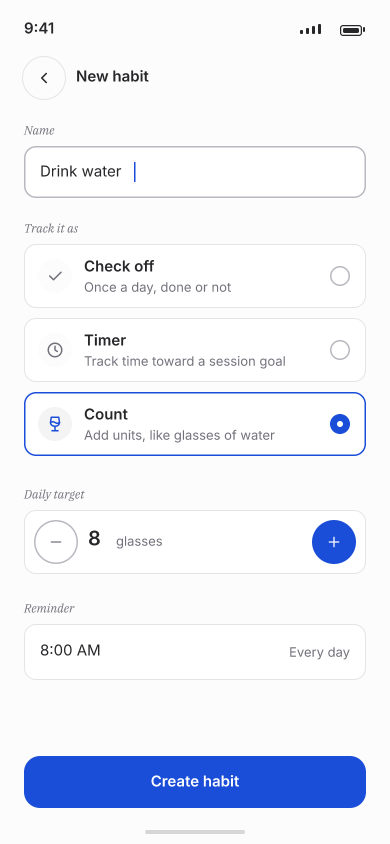
#> input picture design/archive/renders/05-new-habit-light.png, 780 x 1688 px, found by its file name (shown at 1/2 size)
$ python m15.py
#> lines starting #> are read from the running program, lines starting #| are printed output that depends on the picture; after the words box and inside, x2 and y2 are one past the last pixel; in counts of white or black regions, pixels touching at a corner belong together
from PIL import Image
import numpy as np
base = 'D:/Apps/projects/habit_tracker/design/renders/'
im = np.array(Image.open(base + '05-new-habit-light.png').convert('RGB')).astype(int)
r, g, b = im[:, :, 0], im[:, :, 1], im[:, :, 2]
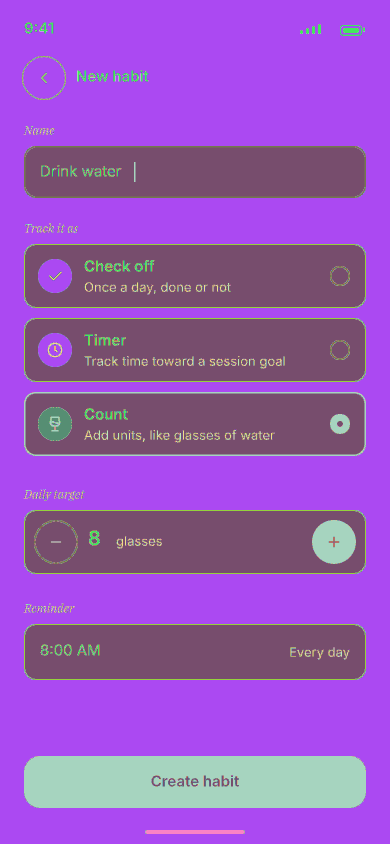
#> r: shape (1688, 780) int64 (shown at 1/2 size); 149 distinct labels, from 27 to 255; one colour per label, 0 black
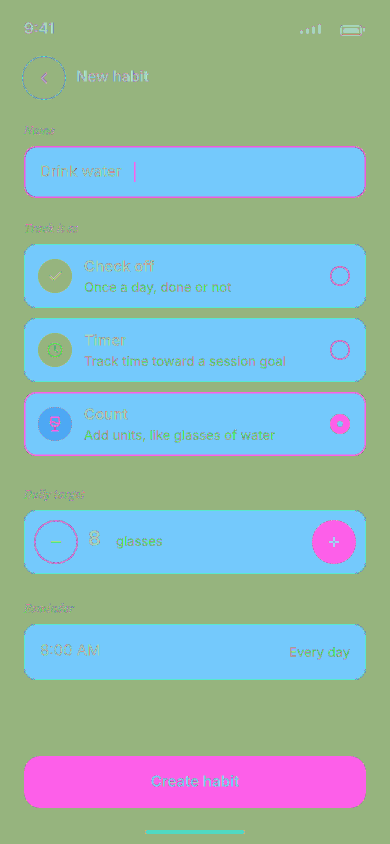
#> g: shape (1688, 780) int64 (shown at 1/2 size); 130 distinct labels, from 39 to 255; one colour per label, 0 black
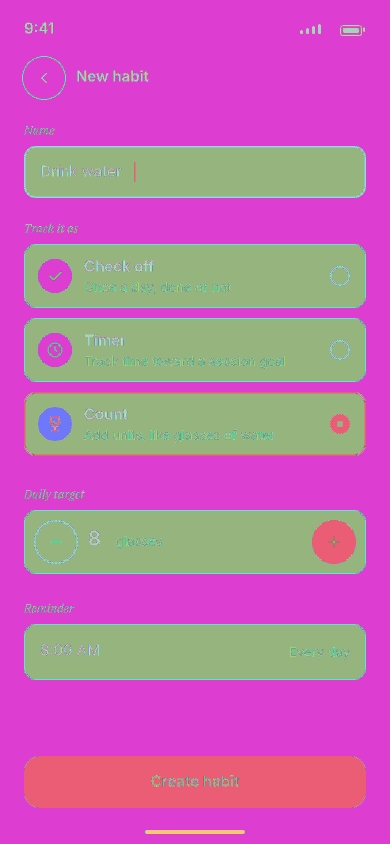
#> b: shape (1688, 780) int64 (shown at 1/2 size); 104 distinct labels, from 42 to 255; one colour per label, 0 black
disc = (np.abs(im - np.array([244, 244, 245])).max(axis=2) < 3)
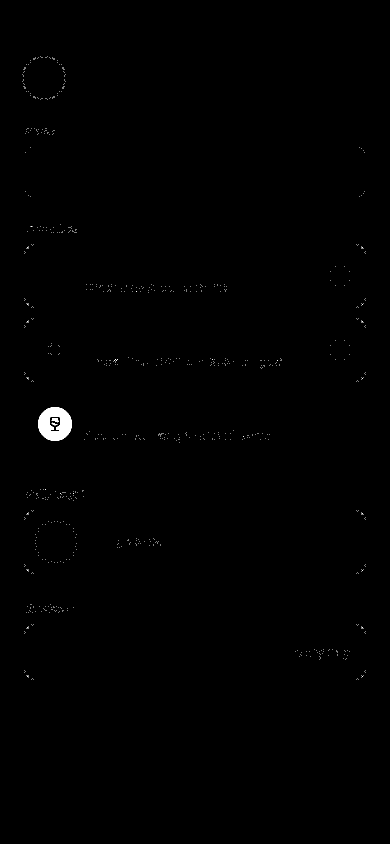
#> disc: shape (1688, 780) bool (shown at 1/2 size); 0.32% white; 794 white regions (791 under 20 px), largest, box (x1, y1, x2, y2) and area: (76, 814, 144, 882) 3114, (103, 836, 117, 845) 88, (103, 845, 115, 851) 33

def bb(mask, y0, y1, x0, x1):
    s = mask[y0:y1, x0:x1]
    ys, xs = np.where(s)
    if len(xs) == 0:
        return None
    return (int(x0+xs.min()), int(y0+ys.min()), int(x0+xs.max()), int(y0+ys.max()))

# icon discs
for y0, y1 in [(500, 600), (650, 750), (790, 890)]:
    d = bb(disc, y0, y1, 60, 150)
    print('disc', y0, d, 'center', None if not d else ((d[0]+d[2])/2, (d[1]+d[3])/2))
#> this loop made 3 passes
#> (ys in bb, xs in bb, d) on pass 2: ([36, 40, 40, 42, 43, 43, 56, 56, 57, 59, 59], [42, 43, 56, 36, 40, 59, 40, 59, 36, 43, 56], (96, 686, 119, 709))
#> d on pass 3: (76, 814, 143, 881)
#| disc 500 None center None
#| disc 650 (96, 686, 119, 709) center (107.5, 697.5)
#| disc 790 (76, 814, 143, 881) center (109.5, 847.5)
# glyphs inside discs (darker than disc)
glyph = (im.max(axis=2) < 200)
#> glyph: shape (1688, 780) bool; 1.8% white; 193 white regions (14 under 20 px), largest, box (x1, y1, x2, y2) and area: (48, 292, 732, 396) 4480, (68, 1040, 156, 1128) 612, (178, 1061, 200, 1091) 394
for y0, y1 in [(500, 600), (650, 750), (790, 890)]:
    gl = bb(glyph, y0, y1, 66, 145)
    print('glyph', y0, gl, 'center', None if not gl else ((gl[0]+gl[2])/2, (gl[1]+gl[3])/2))
#> this loop made 3 passes
#> gl on passes 1 to 2: (98, 543, 123, 560), (95, 685, 124, 714)
#| glyph 500 (98, 543, 123, 560) center (110.5, 551.5)
#| glyph 650 (95, 685, 124, 714) center (109.5, 699.5)
#| glyph 790 None center None
# titles
for y0, y1 in [(510, 560), (660, 710), (800, 850)]:
    print('title', y0, bb(glyph, y0, y1, 160, 600))
    print('sub', y0, bb(glyph, y0+30, y1+40, 160, 700))
#> this loop made 3 passes
#| title 510 (169, 520, 307, 542)
#| sub 510 (169, 540, 699, 588)
#| title 660 (169, 668, 251, 690)
#| sub 660 (169, 690, 699, 736)
#| title 800 (169, 817, 254, 838)
#| sub 800 (169, 830, 548, 884)
# radio rings
ring = (np.abs(im - np.array([212, 212, 217])).max(axis=2) < 20)
#> ring: shape (1688, 780) bool; 1.4% white in thin lines or dots, all inside (x1, y1, x2, y2) = (44, 44, 732, 1668)
print('radio light rows', bb(ring, 500, 600, 630, 720), bb(ring, 650, 750, 630, 720))
#> in bb (call 13), `s = mask[y0:y1, x0:x1]`:
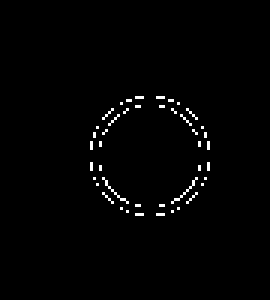
#> s: shape (100, 90) bool (shown 3 times larger); 1.2% white in thin lines or dots, all inside (x1, y1, x2, y2) = (30, 32, 70, 72)
#> in bb (call 13), `ys, xs = np.where(s)`: ys = 112 values from 32 to 71; xs = 112 values, max 69 at index 49, min 30 at index 46, mean 49.5
#> in bb (call 14), `s = mask[y0:y1, x0:x1]`:
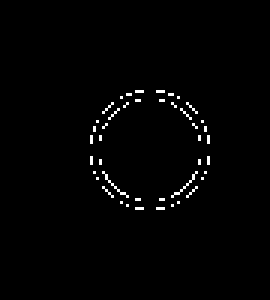
#> s: shape (100, 90) bool (shown 3 times larger); 1.2% white in thin lines or dots, all inside (x1, y1, x2, y2) = (30, 30, 70, 70)
#> in bb (call 14), `ys, xs = np.where(s)`: ys = 112 values from 30 to 69
#| radio light rows (660, 532, 699, 571) (660, 680, 699, 719)
blue = (b > 150) & (r < 130)
#> blue: shape (1688, 780) bool; 6.1% white; 11 white regions, largest, box (x1, y1, x2, y2) and area: (48, 1512, 732, 1616) 68545, (624, 1040, 712, 1128) 5978, (48, 784, 732, 912) 4695
print('radio selected', bb(blue, 790, 890, 640, 720))
#> in bb (call 15), `s = mask[y0:y1, x0:x1]`:
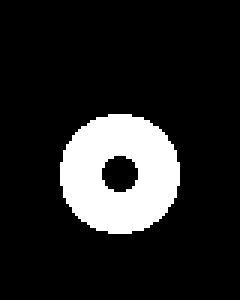
#> s: shape (100, 80) bool (shown 3 times larger); 14.4% white; 1 white region, box (x1, y1, x2, y2) and area: (20, 38, 60, 78) 1152
#> in bb (call 15), `ys, xs = np.where(s)`: ys = 1152 values from 38 to 77; xs = 1152 values, max 59 at index 489, min 20 at index 460, mean 39.5
#| radio selected (660, 828, 699, 867)

$ run again, with design/archive/renders/01-today-light.png copied over design/archive/renders/05-new-habit-light.png
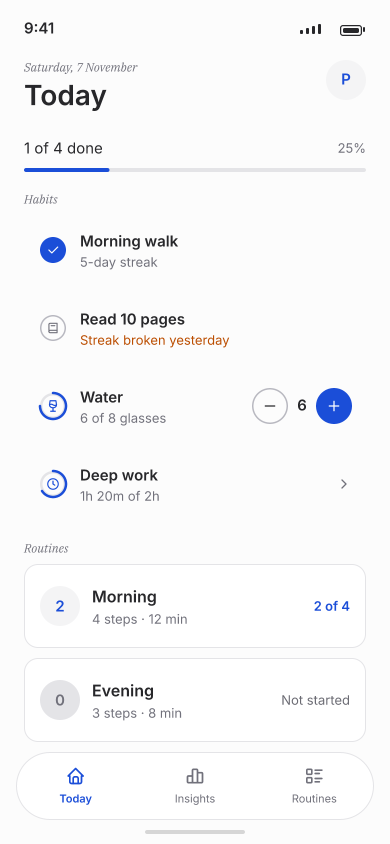
#> input picture design/archive/renders/01-today-light.png, 780 x 1688 px, found by its file name (shown at 1/2 size)
#> r: shape (1688, 780) int64; 172 distinct labels, from 27 to 255
#> g: shape (1688, 780) int64; 152 distinct labels, from 39 to 255
#> b: shape (1688, 780) int64; 142 distinct labels, from 0 to 255
#> `disc = (np.abs(im - np.array([244, 244, 245])).max(axis=2) < 3)`:
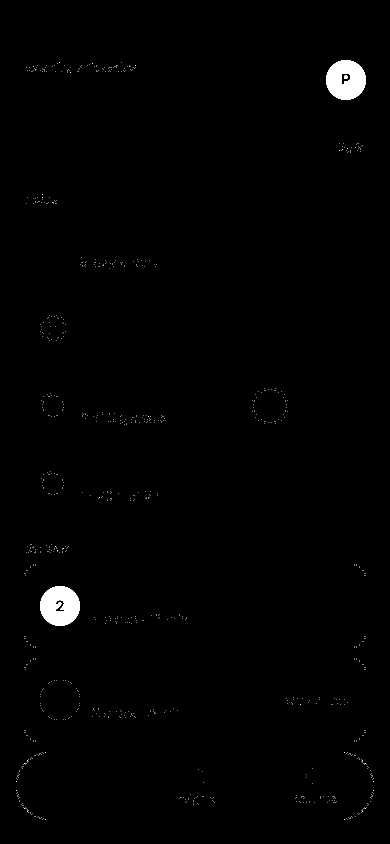
#> disc: shape (1688, 780) bool (shown at 1/2 size); 0.8% white; 891 white regions (888 under 20 px), largest, box (x1, y1, x2, y2) and area: (80, 1172, 160, 1252) 4777, (652, 120, 732, 200) 4725, (689, 151, 696, 158) 43
#> the loop `for y0, y1 in [(500, 600), (650, 750), (790, 890)]:` made 3 passes
#> d on passes 2 to 3: (80, 652, 131, 681), (82, 791, 126, 832)
#> (printed output is left out)
#> glyph: shape (1688, 780) bool; 2.1% white; 236 white regions (11 under 20 px), largest, box (x1, y1, x2, y2) and area: (117, 170, 146, 211) 681, (151, 179, 178, 211) 552, (182, 180, 213, 222) 544
#> the loop `for y0, y1 in [(500, 600), (650, 750), (790, 890)]:` made 3 passes
#> gl on pass 2: (80, 650, 131, 681)
#> (printed output is left out)
#> the loop `for y0, y1 in [(510, 560), (660, 710), (800, 850)]:` made 3 passes
#| title 510 (162, 514, 314, 538)
#| sub 510 None
#| title 660 (162, 671, 457, 693)
#| sub 660 (341, 690, 451, 693)
#| title 800 (161, 800, 599, 849)
#| sub 800 (161, 830, 569, 850)
#> ring: shape (1688, 780) bool; 1.9% white; 2113 white regions (2092 under 20 px), largest, box (x1, y1, x2, y2) and area: (80, 1360, 160, 1440) 4634, (217, 336, 732, 344) 4100, (48, 1128, 732, 1296) 3201
#| radio light rows None None
#> blue: shape (1688, 780) bool; 0.8% white; 20 white regions, largest, box (x1, y1, x2, y2) and area: (632, 776, 704, 848) 3968, (80, 474, 132, 526) 2061, (48, 336, 219, 344) 1356
#> in bb (call 15), `s = mask[y0:y1, x0:x1]`:
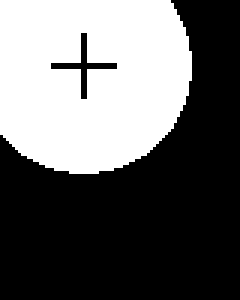
#> s: shape (100, 80) bool (shown 3 times larger); 39.7% white; 1 white region, box (x1, y1, x2, y2) and area: (0, 0, 64, 58) 3174
#> ys = 3174 values from 0 to 57; xs = 3174 values, max 63 at index 1083, min 0 at index 0, mean 29.9
#| radio selected (640, 790, 703, 847)

$ run again, with design/archive/renders/02-counter-detail-light.png copied over design/archive/renders/05-new-habit-light.png
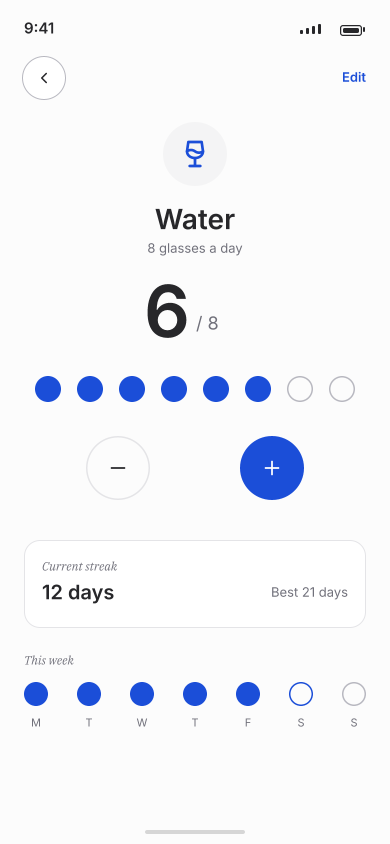
#> input picture design/archive/renders/02-counter-detail-light.png, 780 x 1688 px, found by its file name (shown at 1/2 size)
#> r: shape (1688, 780) int64; 152 distinct labels, from 27 to 255
#> g: shape (1688, 780) int64; 132 distinct labels, from 39 to 255
#> `r, g, b = im[:, :, 0], im[:, :, 1], im[:, :, 2]`:
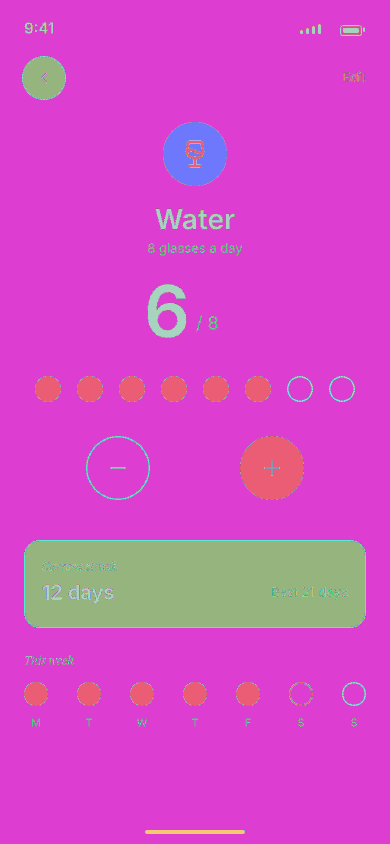
#> b: shape (1688, 780) int64 (shown at 1/2 size); 104 distinct labels, from 42 to 255; one colour per label, 0 black
#> disc: shape (1688, 780) bool; 0.94% white; 538 white regions (535 under 20 px), largest, box (x1, y1, x2, y2) and area: (326, 244, 454, 372) 11335, (378, 287, 403, 302) 286, (377, 303, 401, 313) 132
#> the loop `for y0, y1 in [(500, 600), (650, 750), (790, 890)]:` made 3 passes
#| disc 500 None center None
#| disc 650 None center None
#| disc 790 None center None
#> glyph: shape (1688, 780) bool; 1.3% white; 83 white regions (1 under 20 px), largest, box (x1, y1, x2, y2) and area: (295, 568, 373, 676) 4777, (311, 418, 365, 459) 1125, (365, 427, 392, 459) 555
#> the loop `for y0, y1 in [(510, 560), (660, 710), (800, 850)]:` made 3 passes
#> (printed output is left out)
#> ring: shape (1688, 780) bool; 0.61% white in thin lines or dots, all inside (x1, y1, x2, y2) = (44, 44, 732, 1668)
#| radio light rows None None
#> `blue = (b > 150) & (r < 130)`:
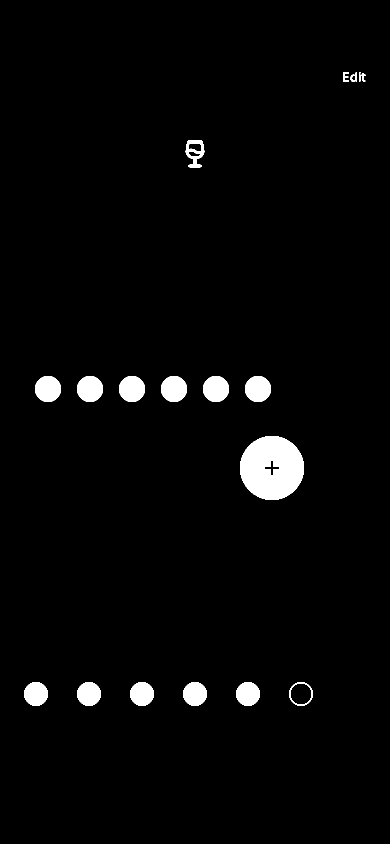
#> blue: shape (1688, 780) bool (shown at 1/2 size); 2.7% white; 19 white regions (1 under 20 px), largest, box (x1, y1, x2, y2) and area: (480, 872, 608, 1000) 12640, (70, 752, 122, 804) 2128, (154, 752, 206, 804) 2128
#> s: shape (100, 80) bool; every value is 0
#| radio selected None
